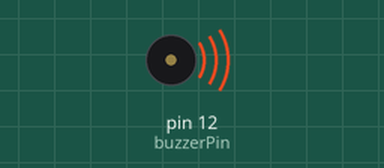
Recording of a sketch running on a simulated Arduino Uno, built with avr-gcc and run on an emulated ATmega328P. Parts: buzzer (waves = sounding).

Above: at 2.1 s.
At 23.0 s:
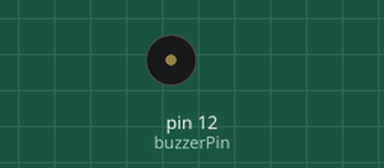
Timing chart, 0 to 24.5 s (numbered marks = the images above):
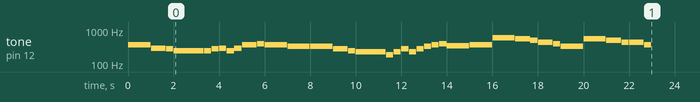

The sketch:

second_waltz.ino
```cpp
//second_waltz
//Connor Wojtak - connor.wojtak@gmail.com
//2-12-2021
//Designed for Engineering Your World with #Redacted# at Ravenwood High School.
//A program that outputs auditorily Shostakovich's Second Waltz.

//Global frequency definitions
//Modified from bhagman's Tone.h source code: https://github.com/bhagman/Tone/blob/master/Tone.h
//Purpose: Creates preprocessor directives for each note that replace each reference to a note frequency in the source code with the associated number during compilation (these are not variables as they do not exist at runtime).
#define NB0  31
#define NC1  33
#define NCS1 35
#define ND1  37
#define NDS1 39
#define NE1  41
#define NF1  44
#define NFS1 46
#define NG1  49
#define NGS1 52
#define NA1  55
#define NAS1 58
#define NB1  62
#define NC2  65
#define NCS2 69
#define ND2  73
#define NDS2 78
#define NE2  82
#define NF2  87
#define NFS2 93
#define NG2  98
#define NGS2 104
#define NA2  110
#define NAS2 117
#define NB2  123
#define NC3  131
#define NCS3 139
#define ND3  147
#define NDS3 156
#define NE3  165
#define NF3  175
#define NFS3 185
#define NG3  196
#define NGS3 208
#define NA3  220
#define NAS3 233
#define NB3  247
#define NC4  262
#define NCS4 277
#define ND4  294
#define NDS4 311
#define NE4  330
#define NF4  349
#define NFS4 370
#define NG4  392
#define NGS4 415
#define NA4  440
#define NAS4 466
#define NB4  494
#define NC5  523
#define NCS5 554
#define ND5  587
#define NDS5 622
#define NE5  659
#define NF5  698
#define NFS5 740
#define NG5  784
#define NGS5 831
#define NA5  880
#define NAS5 932
#define NB5  988
#define NC6  1047
#define NCS6 1109
#define ND6  1175
#define NDS6 1245
#define NE6  1319
#define NF6  1397
#define NFS6 1480
#define NG6  1568
#define NGS6 1661
#define NA6  1760
#define NAS6 1865
#define NB6  1976
#define NC7  2093
#define NCS7 2217
#define ND7  2349
#define NDS7 2489
#define NE7  2637
#define NF7  2794
#define NFS7 2960
#define NG7  3136
#define NGS7 3322
#define NA7  3520
#define NAS7 3729
#define NB7  3951
#define NC8  4186
#define NCS8 4435
#define ND8  4699
#define NDS8 4978

//Rhythm definitions
//Purpose: Creates preprocessor directives for each note that replace each reference to a note duration in the source code with the associated number during compilation (these are not variables as they do not exist at runtime).
#define sNote 0.25 //Sixteenth note beat portion
#define eNote 0.5 //Eighth note beat portion
#define qNote 1 //Quarter note beat portion
#define hNote 2 //Half note beat portion
#define dHNote 3 //Dotted half note beat portion

//Time definitions
const int notePause = 10; //Pause time; Note: Half the true total pause heard
const double tempoBPS = 3.00; //Tempo in beats per second

//Pin definition
const int buzzerPin = 12; //Output pin


//Song definition
//Array Format: An array of notes, with each note being defined as a separate array of length 2.
//Inner Array Format: Each inner array contains the note frequency as the first element and the length in beats.
//Note: Measure beginnings are marked for the first beat of each measure.
const double songNotes[][2] = {
  {NFS4, dHNote}, //Begin measure 1
  {ND4, hNote}, //Begin measure 2
  {NCS4, qNote},
  {NB3, dHNote + qNote}, //Contains measure 3 and begins 4
  {NB3, qNote},
  {NCS4, qNote},
  {ND4, qNote}, //Begin measure 5
  {NB3, qNote},
  {ND4, qNote},
  {NFS4, hNote}, //Begin measure 6
  {NG4, qNote},
  {NFS4, dHNote}, //Begin measure 7
  {NE4, dHNote}, //Begin measure 8
  {NE4, dHNote}, //Begin measure 9
  {NCS4, hNote}, //Begin measure 10
  {NB3, qNote},
  {NAS3, dHNote + qNote}, //Contains measure 11 and begins 12
  {NFS3, qNote},
  {NAS3, qNote},
  {NCS4, qNote}, //Begin measure 13
  {NAS3, qNote},
  {NCS4, qNote},
  {NE4, qNote}, //Begin measure 14
  {NFS4, qNote},
  {NG4, qNote},
  {NF4, dHNote}, //Begin measure 15
  {NFS4, dHNote}, //Begin measure 16
  {ND5, dHNote}, //Begin measure 17
  {NCS5, hNote}, //Begin measure 18
  {NB4, qNote},
  {NA4, hNote}, //Begin measure 19
  {NG4, qNote},
  {NE4, dHNote}, //Begin measure 20
  {NCS5,dHNote}, //Begin measure 21
  {NB4, hNote}, //Begin measure 22
  {NA4, qNote},
  {NA4, hNote}, //Begin measure 23
  {NFS4, qNote}
  };

//setup(): program entry-point
void setup() {
  for(int i = 0; i < (sizeof(songNotes) / sizeof(songNotes[0])); i++){ //Loop through the set of notes.
    playNote(songNotes[i]); //Play the selected note.
  }
}

//loop(): called repeatedly after setup()
void loop() {
    //Not used.
}

//playNote(): plays the specified note structure
//Parameters (1): const unsigned double note[2] - a one dimensional array containing the note data, with the first element containing the note frequency and the second element containing the duration of the note in beats. See songNotes[] for more information.
//Returns: Nothing
void playNote(const double note[2]){
  delay(notePause); //Delay the note for a certain amount of millisecond after the beat.
  unsigned int len = (note[1] / tempoBPS * 1000) - (notePause * 2); //Calculate the true length of the note.
  tone(buzzerPin, note[0]); //Begin playing the note.
  delay(len); //Delay for the true length of the note.
  noTone(buzzerPin); //End the note.
  delay(notePause); //Delay for a certain amount of milliseconds before the next beat.
}
```
